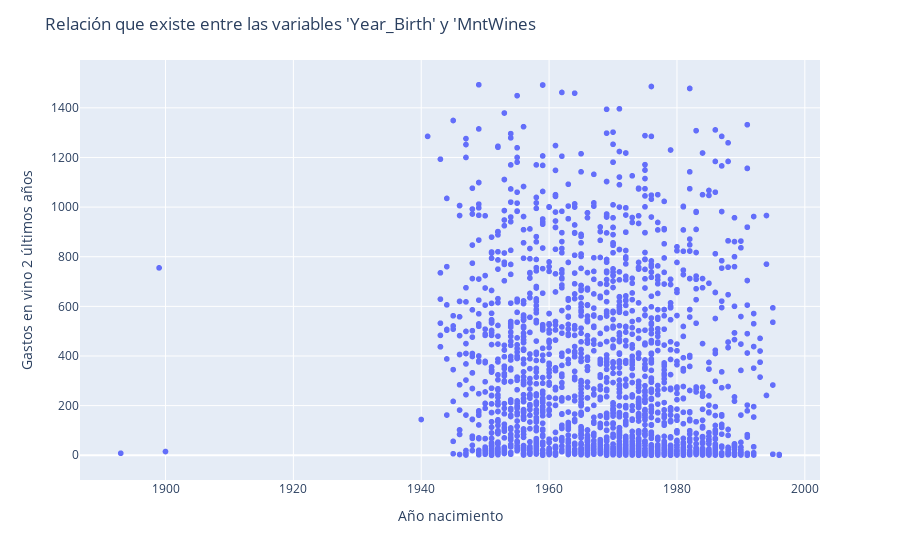

Notebook code for this chart:
### Markdown cell above
### Ejercicio 3
Utiliza `plotly` para realizar un gráfico de dispersión que permita visualizar la relación que existe entre las variables 'Year_Birth' y 'MntWines'.

### Code cell
# YOUR CODE HERE

plot = px.scatter(mercadeo, 'Year_Birth', 'MntWines') 
plot.update_layout(title = "Relación que existe entre las variables 'Year_Birth' y 'MntWines", xaxis_title = "Año nacimiento", yaxis_title = "Gastos en vino 2 últimos años")
plot.show()

### Figure 1 — Plotly figure (JSON) as saved in the notebook; plotly's stock layout.template omitted (floating-point values rounded to 4 significant figures; data arrays with more than 128 entries replaced by an {"elided": "..."} marker saying what was removed)
{"data": [{"hovertemplate": "Year_Birth=%{x}<br>MntWines=%{y}<extra></extra>", "legendgroup": "", "marker": {"color": "#636efa", "symbol": "circle"}, "mode": "markers", "name": "", "showlegend": false, "type": "scattergl", "x": {"elided": "2240 int values"}, "xaxis": "x", "y": {"elided": "2240 int values"}, "yaxis": "y"}], "layout": {"autosize": true, "legend": {"tracegroupgap": 0}, "margin": {"t": 60}, "title": {"text": "Relación que existe entre las variables 'Year_Birth' y 'MntWines"}, "xaxis": {"anchor": "y", "autorange": true, "domain": [0, 1], "range": [1887.0, 2002.0], "title": {"text": "Año nacimiento"}, "type": "linear"}, "yaxis": {"anchor": "x", "autorange": true, "domain": [0, 1], "range": [-115.6, 1609.0], "title": {"text": "Gastos en vino 2 últimos años"}, "type": "linear"}}}
